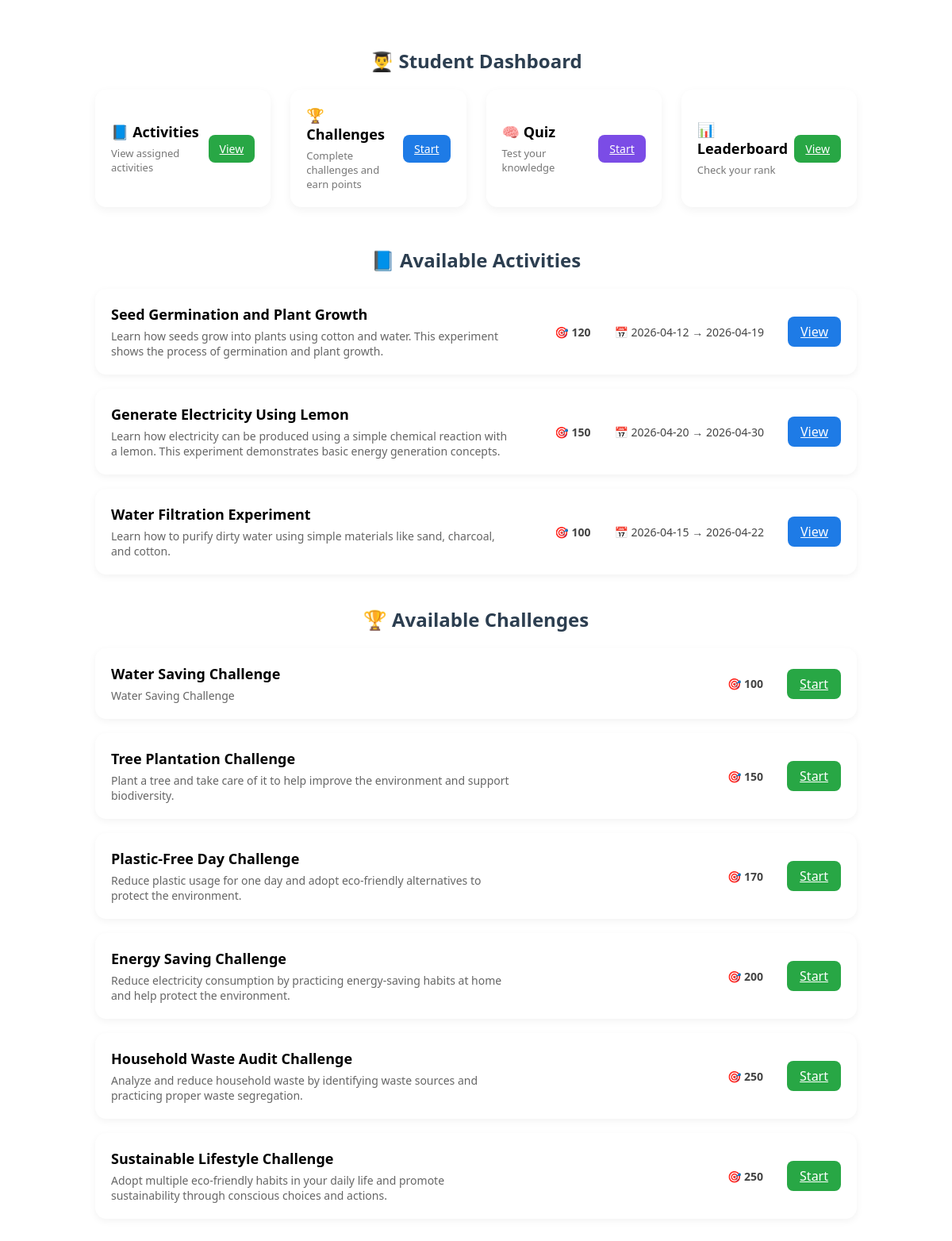
The app's page /student_dashboard (signed in) with its own data.
### tables this page shows
CREATE TABLE activities(
id INTEGER PRIMARY KEY AUTOINCREMENT,
title TEXT,
description TEXT,
category TEXT,
points INTEGER,
total_students INTEGER,
difficulty TEXT,
status TEXT,
start_date TEXT,
end_date TEXT,
video TEXT,
materials TEXT,
steps TEXT
);

CREATE TABLE challenges(
    id INTEGER PRIMARY KEY AUTOINCREMENT,
    title TEXT,
    description TEXT,
    category TEXT,
    points INTEGER,
    time_limit INTEGER,
    difficulty TEXT,
    start_date TEXT,
    end_date TEXT,
    status TEXT DEFAULT 'active'
);

### app.py (the view)
@app.route("/student_dashboard")
def student_dashboard():
    if "user_id" not in session:
        return redirect("/")
    conn = get_db()
    activities = conn.execute("SELECT * FROM activities").fetchall()
    challenges = conn.execute("SELECT * FROM challenges").fetchall()
    conn.close()
    return render_template(
        "student_dashboard.html",
        activities=activities,
        challenges=challenges
    )

### app.py (called while the page is built)
def get_db():
    conn = sqlite3.connect("database.db")
    conn.row_factory = sqlite3.Row
    return conn

### templates/student_dashboard.html (shortened to what this page needs)
<!DOCTYPE html>
<html lang="en">
<head>
    <link rel="stylesheet" href="{{ url_for('static', filename='style.css') }}">
</head>
<body>
<div class="container">
    <h2 class="section-title">👨‍🎓 Student Dashboard</h2>
    <div class="top-cards">
        <div class="card">
            <div class="card-left">
                <h3>📘 Activities</h3>
                <p>View assigned activities</p>
            </div>
            <a href="/student_activities" class="btn green">View</a>
        </div>
        <div class="card">
            <div class="card-left">
                <h3>🏆 Challenges</h3>
                <p>Complete challenges and earn points</p>
            </div>
            <a href="/challenges" class="btn blue">Start</a>
        </div>
        <div class="card">
            <div class="card-left">
                <h3>🧠 Quiz</h3>
                <p>Test your knowledge</p>
            </div>
            <a href="/start_quiz" class="btn purple">Start</a>
        </div>
        <div class="card">
            <div class="card-left">
                <h3>📊 Leaderboard</h3>
                <p>Check your rank</p>
            </div>
            <a href="/leaderboard" class="btn green">View</a>
        </div>
    </div>
    <h2 class="section-title">📘 Available Activities</h2>
    {% for a in activities %}
    <div class="activity">
        <div class="activity-left">
            <h3>{{ a.title }}</h3>
            <p>{{ a.description }}</p>
        </div>
        <div class="activity-right">
            <span class="points">🎯 {{ a.points }}</span>
            <span class="date">📅 {{ a.start_date }} → {{ a.end_date }}</span>
            <a href="/activity/{{ a.id }}" class="view-btn">View</a>
        </div>
    </div>
    {% endfor %}
    <h2 class="section-title">🏆 Available Challenges</h2>
    {% for c in challenges %}
    <div class="activity">
        <div class="activity-left">
            <h3>{{ c.title }}</h3>
            <p>{{ c.description }}</p>
        </div>
        <div class="activity-right">
            <span class="points">🎯 {{ c.points }}</span>
            <a href="/start_challenge/{{ c.id }}" class="view-btn" style="background:#28a745;">
                Start
            </a>
        </div>
    </div>
    {% endfor %}
</div>
</body>
</html>

### static/style.css (style rules this page uses)
* { margin: 0; padding: 0; box-sizing: border-box; }
body { font-family: Arial, sans-serif; background: #f9fafb; }
.container { padding: 40px 60px; width: 100%; }
.card { background: #ffffff; padding: 25px; border-radius: 14px; }
.card h3 { margin-bottom: 15px; }
body { font-family: Arial, sans-serif; background: #f4f6f9; margin: 0; padding: 0; }
.container { width: 90%; max-width: 1000px; margin: auto; padding: 30px; }
h2 { text-align: center; margin-bottom: 25px; color: #2c3e50; }
.section-title { margin-bottom: 20px; text-align: center; }
.card-left { width: 75%; }
.green { background: #e6f4ea; }
.blue { background: #e7f0fa; }
.purple { background: #efe7fa; }
.card { background: white; padding: 15px; margin-bottom: 10px; border-radius: 10px; display: flex; justify-content: space-between; align-items: center; }
.points { float: right; font-weight: 600; color: #6366f1; }
body { background-image: url("/static/images/ecoplay_bg.png"); background-size: cover; background-position: center; background-repeat: no-repeat; height: 100vh; }
body { margin:0; font-family: "Segoe UI", sans-serif; background: linear-gradient(120deg,#e8f5e9,#e3f2fd); }
html, body, #root, .app { background:white !important; }
body { margin: 0; font-family: 'Segoe UI', Arial, sans-serif; background: #f4f7fb; }
.container { width: 85%; margin: auto; padding: 20px; }
.section-title { text-align: center; font-size: 24px; font-weight: 600; margin: 40px 0 20px; }
.top-cards { display: grid; grid-template-columns: repeat(4, 1fr); gap: 25px; margin-bottom: 40px; }
.card { background: white; padding: 20px; border-radius: 14px; box-shadow: 0 4px 12px rgba(0,0,0,0.05); display: flex; justify-content: space-between; align-items: center; transition: 0.2s; }
.card-left { display: flex; flex-direction: column; gap: 6px; }
.card-left h3 { margin: 0; font-size: 18px; }
.card-left p { margin: 0; font-size: 13px; color: #777; }
.btn { padding: 8px 14px; border-radius: 8px; border: none; color: white; cursor: pointer; font-size: 14px; }
.green { background: #28a745; }
.blue { background: #1e7be6; }
.purple { background: #7b4ce6; }
.activity { display: flex; justify-content: space-between; align-items: center; background: white; padding: 20px; margin-bottom: 18px; border-radius: 14px; box-shadow: 0 3px 10px rgba(0,0,0,0.05); transition: 0.2s; }
.activity-left { width: 55%; }
.activity-left h3 { margin: 0; font-size: 18px; }
.activity-left p { margin-top: 6px; color: #666; font-size: 14px; }
.activity-right { display: flex; align-items: center; gap: 30px; }
.points, .date { font-size: 14px; color: #444; }
.view-btn { background: #1e7be6; color: white; border: none; padding: 8px 16px; border-radius: 8px; cursor: pointer; }

### records on screen
activities: title "Seed Germination and Plant Growth", description "Learn how seeds grow into plants using cotton and water. This experiment shows the process of germination and plant growth.", points "120", start_date "2026-04-12", end_date "2026-04-19"
activities: title "Generate Electricity Using Lemon", description "Learn how electricity can be produced using a simple chemical reaction with a lemon. This experiment demonstrates basic energy generation concepts.", points "150", start_date "2026-04-20", end_date "2026-04-30"
activities: title "Water Filtration Experiment", description "Learn how to purify dirty water using simple materials like sand, charcoal, and cotton.", points "100", start_date "2026-04-15", end_date "2026-04-22"
challenges: title "Water Saving Challenge", description "Water Saving Challenge", points "100"
challenges: title "Tree Plantation Challenge", description "Plant a tree and take care of it to help improve the environment and support biodiversity.", points "150"
challenges: title "Plastic-Free Day Challenge", description "Reduce plastic usage for one day and adopt eco-friendly alternatives to protect the environment.", points "170"
challenges: title "Energy Saving Challenge", description "Reduce electricity consumption by practicing energy-saving habits at home and help protect the environment.", points "200"
challenges: title "Household Waste Audit Challenge", description "Analyze and reduce household waste by identifying waste sources and practicing proper waste segregation.", points "250"
challenges: title "Sustainable Lifestyle Challenge", description "Adopt multiple eco-friendly habits in your daily life and promote sustainability through conscious choices and actions.", points "250"
